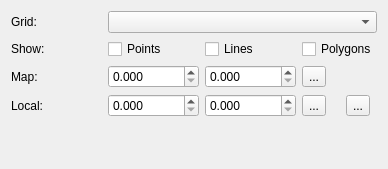
<?xml version="1.0" encoding="UTF-8"?>
<ui version="4.0">
 <class>GridWidget</class>
 <widget class="QWidget" name="GridWidget">
  <property name="geometry">
   <rect>
    <x>0</x>
    <y>0</y>
    <width>388</width>
    <height>169</height>
   </rect>
  </property>
  <property name="windowTitle">
   <string>Form</string>
  </property>
  <layout class="QVBoxLayout" name="verticalLayout">
   <item>
    <layout class="QGridLayout" name="gridLayout">
     <item row="0" column="0">
      <widget class="QLabel" name="gridLabel">
       <property name="text">
        <string>Grid:</string>
       </property>
       <property name="buddy">
        <cstring>gridCombo</cstring>
       </property>
      </widget>
     </item>
     <item row="1" column="2">
      <widget class="QCheckBox" name="checkBox_2">
       <property name="text">
        <string>Lines</string>
       </property>
      </widget>
     </item>
     <item row="1" column="0">
      <widget class="QLabel" name="label">
       <property name="text">
        <string>Show:</string>
       </property>
      </widget>
     </item>
     <item row="0" column="1" colspan="4">
      <widget class="QComboBox" name="gridCombo"/>
     </item>
     <item row="3" column="1">
      <widget class="QDoubleSpinBox" name="mapEastingSpin">
       <property name="readOnly">
        <bool>false</bool>
       </property>
       <property name="prefix">
        <string/>
       </property>
       <property name="suffix">
        <string/>
       </property>
       <property name="decimals">
        <number>3</number>
       </property>
       <property name="maximum">
        <double>999999.998999999952503</double>
       </property>
      </widget>
     </item>
     <item row="1" column="1">
      <widget class="QCheckBox" name="checkBox">
       <property name="text">
        <string>Points</string>
       </property>
      </widget>
     </item>
     <item row="3" column="0">
      <widget class="QLabel" name="mapLabel">
       <property name="text">
        <string>Map:</string>
       </property>
       <property name="buddy">
        <cstring>mapEastingSpin</cstring>
       </property>
      </widget>
     </item>
     <item row="4" column="0">
      <widget class="QLabel" name="localLabel">
       <property name="text">
        <string>Local:</string>
       </property>
       <property name="buddy">
        <cstring>localEastingSpin</cstring>
       </property>
      </widget>
     </item>
     <item row="3" column="2">
      <widget class="QDoubleSpinBox" name="mapNorthingSpin">
       <property name="readOnly">
        <bool>false</bool>
       </property>
       <property name="decimals">
        <number>3</number>
       </property>
       <property name="maximum">
        <double>999999.998999999952503</double>
       </property>
      </widget>
     </item>
     <item row="4" column="1">
      <widget class="QDoubleSpinBox" name="localEastingSpin">
       <property name="readOnly">
        <bool>false</bool>
       </property>
       <property name="decimals">
        <number>3</number>
       </property>
       <property name="maximum">
        <double>9999.989999999999782</double>
       </property>
      </widget>
     </item>
     <item row="4" column="2">
      <widget class="QDoubleSpinBox" name="localNorthingSpin">
       <property name="readOnly">
        <bool>false</bool>
       </property>
       <property name="decimals">
        <number>3</number>
       </property>
       <property name="maximum">
        <double>9999.989999999999782</double>
       </property>
      </widget>
     </item>
     <item row="3" column="3">
      <widget class="QToolButton" name="copyMapPointTool">
       <property name="text">
        <string>...</string>
       </property>
       <property name="icon">
        <iconset resource="resources.qrc">
         <normaloff>:/plugins/ark/grid/copyPoint.png</normaloff>:/plugins/ark/grid/copyPoint.png</iconset>
       </property>
      </widget>
     </item>
     <item row="4" column="3">
      <widget class="QToolButton" name="copyLocalPointTool">
       <property name="text">
        <string>...</string>
       </property>
       <property name="icon">
        <iconset resource="resources.qrc">
         <normaloff>:/plugins/ark/grid/copyPoint.png</normaloff>:/plugins/ark/grid/copyPoint.png</iconset>
       </property>
      </widget>
     </item>
     <item row="4" column="4">
      <widget class="QToolButton" name="toolButton">
       <property name="text">
        <string>...</string>
       </property>
      </widget>
     </item>
     <item row="1" column="3" colspan="2">
      <widget class="QCheckBox" name="checkBox_3">
       <property name="text">
        <string>Polygons</string>
       </property>
      </widget>
     </item>
    </layout>
   </item>
   <item>
    <spacer name="verticalSpacer">
     <property name="orientation">
      <enum>Qt::Vertical</enum>
     </property>
     <property name="sizeHint" stdset="0">
      <size>
       <width>20</width>
       <height>3</height>
      </size>
     </property>
    </spacer>
   </item>
  </layout>
  <action name="copyMapPointAction">
   <property name="icon">
    <iconset resource="resources.qrc">
     <normaloff>:/plugins/ark/grid/copyPoint.png</normaloff>:/plugins/ark/grid/copyPoint.png</iconset>
   </property>
   <property name="text">
    <string>Copy</string>
   </property>
   <property name="toolTip">
    <string>Copy Map Point</string>
   </property>
  </action>
  <action name="copyLocalPointAction">
   <property name="icon">
    <iconset resource="resources.qrc">
     <normaloff>:/plugins/ark/grid/copyPoint.png</normaloff>:/plugins/ark/grid/copyPoint.png</iconset>
   </property>
   <property name="text">
    <string>Copy</string>
   </property>
   <property name="toolTip">
    <string>Copy Local Point</string>
   </property>
  </action>
 </widget>
 <tabstops>
  <tabstop>gridCombo</tabstop>
  <tabstop>mapEastingSpin</tabstop>
  <tabstop>mapNorthingSpin</tabstop>
  <tabstop>localEastingSpin</tabstop>
  <tabstop>localNorthingSpin</tabstop>
 </tabstops>
 <resources/>
 <connections/>
</ui>
